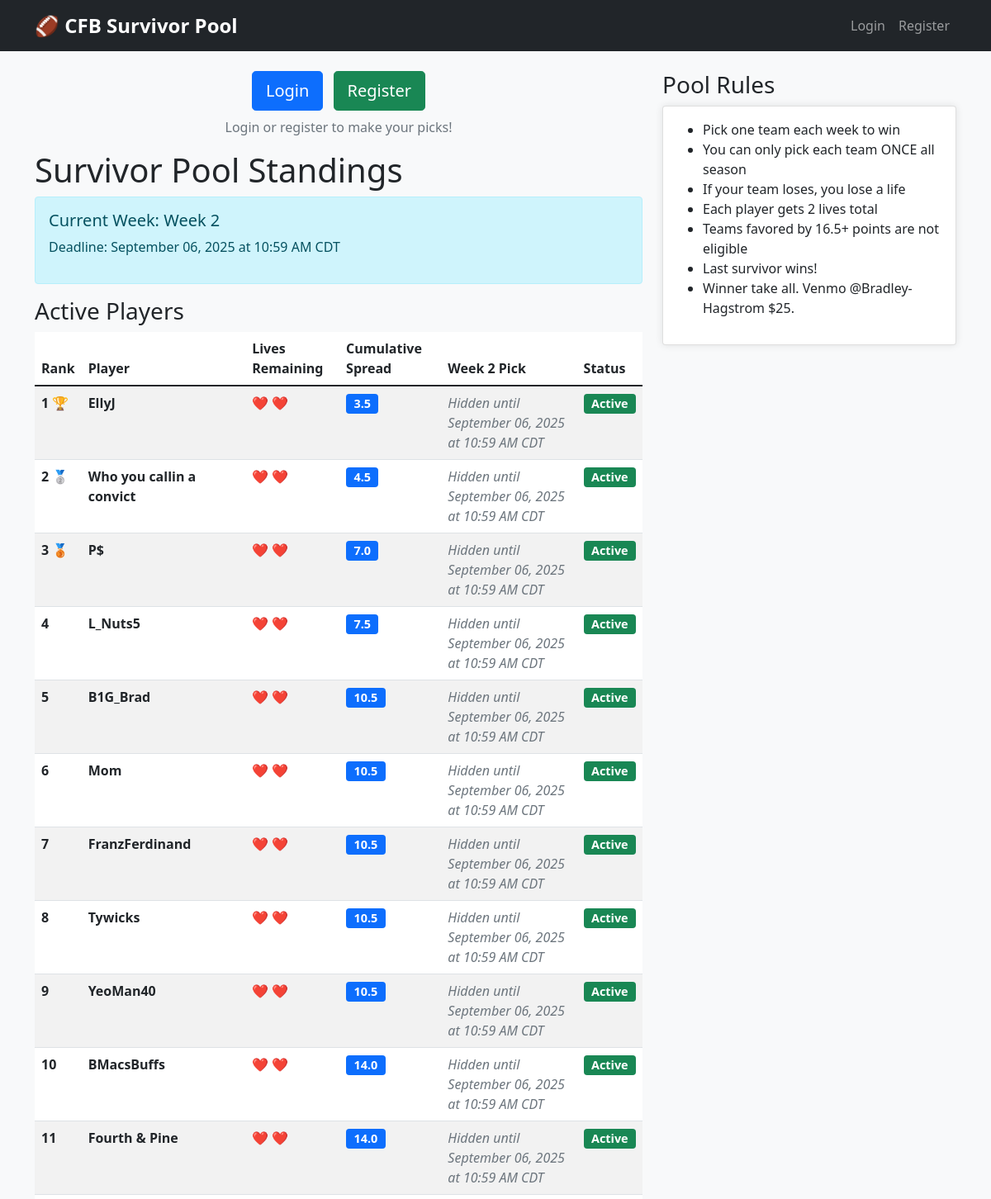
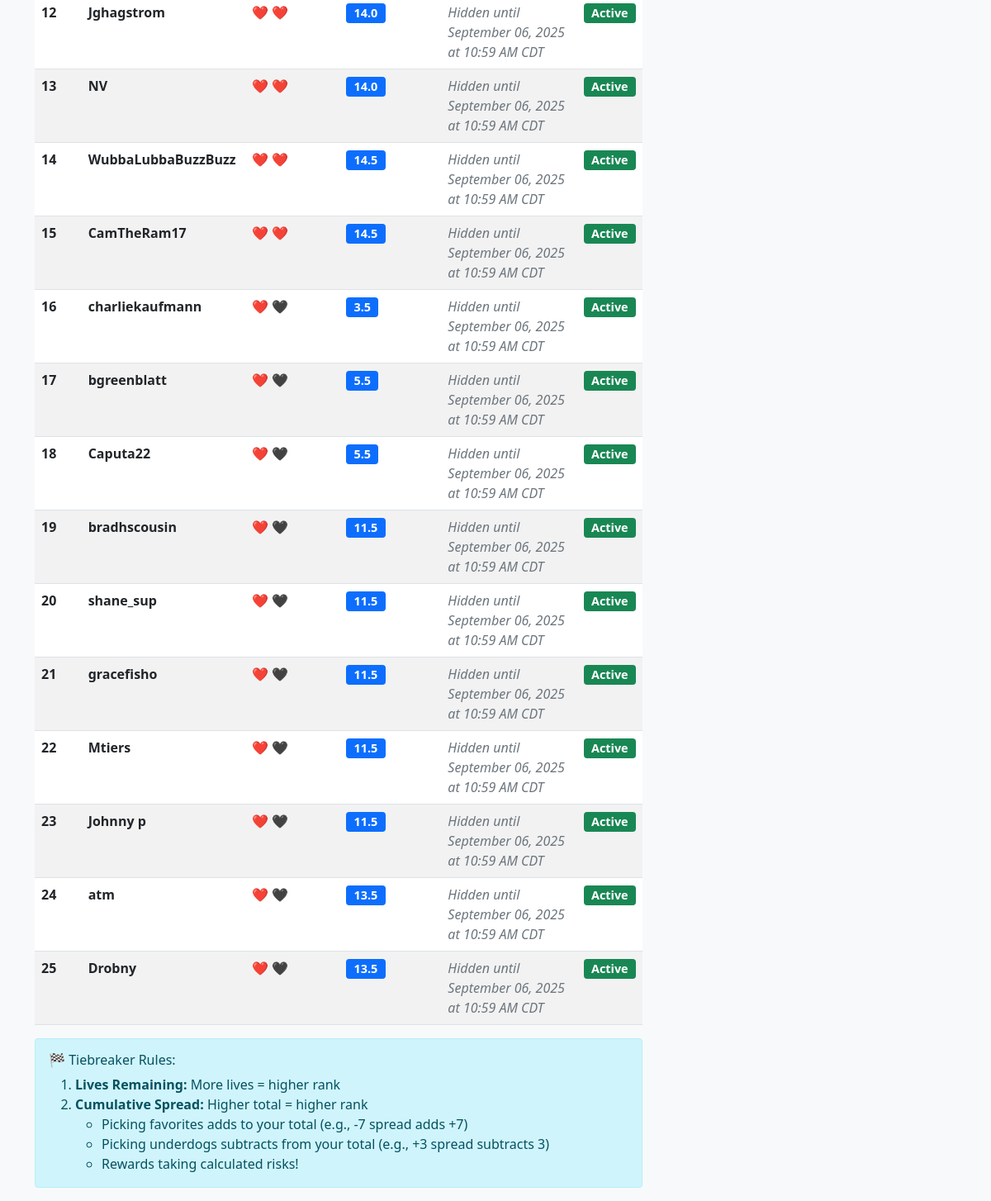
The page / on the database its author committed (2 pictures, top to bottom).
### models.py (models this page shows)
class Week(db.Model):
    id = db.Column(db.Integer, primary_key=True)
    week_number = db.Column(db.Integer, unique=True, nullable=False)
    start_date = db.Column(db.DateTime, nullable=False)
    deadline = db.Column(db.DateTime, nullable=False)  # When picks lock
    is_active = db.Column(db.Boolean, default=False)  # Current week flag
    is_complete = db.Column(db.Boolean, default=False)  # Week results finalized

class User(UserMixin, db.Model):
    id = db.Column(db.Integer, primary_key=True)
    username = db.Column(db.String(80), unique=True, nullable=False)
    email = db.Column(db.String(120), unique=True, nullable=False)
    password = db.Column(db.String(200), nullable=False)
    lives_remaining = db.Column(db.Integer, default=2)
    is_eliminated = db.Column(db.Boolean, default=False)
    has_paid = db.Column(db.Boolean, default=False)
    cumulative_spread = db.Column(db.Float, default=0.0)
    picks = db.relationship('Pick', backref='user', lazy=True)
    def calculate_cumulative_spread(self):
        total = 0.0
        for pick in self.picks:
            if not is_past_deadline(pick.week.deadline):
                continue
            game = Game.query.filter_by(week_id=pick.week_id).filter(
                db.or_(Game.home_team_id == pick.team_id,
                Game.away_team_id == pick.team_id)
            ).first()
            if game:
                if pick.team_id == game.home_team_id:
                    team_spread = game.home_team_spread
                else:  # Away team
                    team_spread = -game.home_team_spread
                if team_spread < 0:  # Favorite
                    total += abs(team_spread)
                else:  # Underdog
                    total -= team_spread
        self.cumulative_spread = total
        return total
    @property
    def display_name(self):
        if self.username == 'admin':
            return 'B1G_Brad'
        return self.username

### app.py (the view, shortened to what this page needs)
@app.route('/')
def index():
    check_and_process_autopicks()
    current_week = Week.query.filter_by(is_active=True).first()
    user_pick = None
    user_pick_spread = None
    week_picks = {}
    show_picks = False
    if current_week:
        current_week.deadline = make_aware(current_week.deadline)
        show_picks = deadline_has_passed(current_week.deadline)
    all_users = User.query.all()
    for user in all_users:
        user.calculate_cumulative_spread()
    db.session.commit()
    users = User.query.filter_by(is_eliminated=False).order_by(
        User.lives_remaining.desc(),
        User.cumulative_spread.asc()  # Changed from desc to asc
    ).all()
    eliminated_users = User.query.filter_by(is_eliminated=True).all()
    return render_template('index.html',
                         current_week=current_week,
                         user_pick=user_pick,
                         user_pick_spread=user_pick_spread,
                         users=users,
                         eliminated_users=eliminated_users,
                         week_picks=week_picks,  # Add this
                         show_picks=show_picks,  # Add this
                         format_deadline=format_deadline,
                         timezone=POOL_TZ_NAME)

### app.py (called while the page is built)
@app.context_processor
def inject_timezone_functions():
    return {
        'format_deadline': format_deadline,
        'to_pool_time': to_pool_time,
        'get_current_time': get_current_time,
        'timezone': POOL_TZ_NAME
    }

def check_and_process_autopicks():
    weeks = Week.query.filter_by(is_complete=False).all()
    results = []
    for week in weeks:
        week.deadline = make_aware(week.deadline)
        if deadline_has_passed(week.deadline):
            result = process_autopicks(week.id)
            if result["processed"] and result["autopicks"] > 0:
                results.append(f"Week {week.week_number}: {result['autopicks']} auto-picks made")
    return results

### datetime_utils.py (called while the page is built)
def get_chicago_time():
    return datetime.now(CHICAGO_TZ)

def make_chicago_aware(dt):
    if dt is None:
        return None
    if dt.tzinfo is None:
        return CHICAGO_TZ.localize(dt)
    return dt.astimezone(CHICAGO_TZ)

def is_past_deadline(deadline):
    deadline_chicago = make_chicago_aware(deadline)
    current_chicago = get_chicago_time()
    return current_chicago > deadline_chicago

### timezone_utils.py (called while the page is built)
def get_current_time():
    return datetime.now(POOL_TZ)

def make_aware(dt, tz=POOL_TZ):
    if dt is None:
        return None
    if dt.tzinfo is None:
        return tz.localize(dt)
    return dt

def deadline_has_passed(deadline):
    deadline_aware = make_aware(deadline)
    current = get_current_time()
    return current > deadline_aware

def format_deadline(deadline):
    import pytz
    if deadline is None:
        return 'TBD'
    chicago_tz = pytz.timezone('America/Chicago')
    if deadline.tzinfo is not None:
        deadline_chicago = deadline.astimezone(chicago_tz)
    else:
        deadline_chicago = chicago_tz.localize(deadline)
    return deadline_chicago.strftime('%B %d, %Y at %I:%M %p %Z')

### templates/index.html (shortened to what this page needs)
{% extends "base.html" %}
{% block content %}
<div class="row">
    <div class="col-md-8">
        {% if not current_user.is_authenticated %}
        <div class="text-center mb-3">
            <a href="{{ url_for('login') }}" class="btn btn-primary btn-lg me-2">Login</a>
            <a href="{{ url_for('register') }}" class="btn btn-success btn-lg">Register</a>
            <p class="mt-2 text-muted">Login or register to make your picks!</p>
        </div>
        {% endif %}
        <h1>Survivor Pool Standings</h1>
       {% if current_week %}
    <div class="alert alert-info">
        <h5>Current Week: Week {{ current_week.week_number }}</h5>
        <p>Deadline: {{ format_deadline(current_week.deadline) }}</p>
    </div>
{% endif %}
<h3>Active Players</h3>
<table class="table table-striped">
    <thead>
        <tr>
            <th>Rank</th>
            <th>Player</th>
            <th>Lives Remaining</th>
            <th>Cumulative Spread</th>
            {% if current_week %}
            <th>Week {{ current_week.week_number }} Pick</th>
            {% endif %}
            <th>Status</th>
        </tr>
    </thead>
    <tbody>
        {% for user in users %}
        <tr {% if current_user.is_authenticated and user.id == current_user.id %}class="table-info"{% endif %}>
            <td>
                <strong>{{ loop.index }}</strong>
                {% if loop.index == 1 %}
                    🏆
                {% elif loop.index == 2 %}
                    🥈
                {% elif loop.index == 3 %}
                    🥉
                {% endif %}
            </td>
            <td>
                <strong>{{ user.display_name }}</strong>
            </td>
            <td>
                {% for i in range(user.lives_remaining) %}
                    ❤️
                {% endfor %}
                {% for i in range(2 - user.lives_remaining) %}
                    🖤
                {% endfor %}
            </td>
            <td>
                <span class="badge bg-primary">{{ "%.1f"|format(user.cumulative_spread) }}</span>
            </td>
            {% if current_week %}
            <td>
                {% if show_picks %}
                    {% if user.id in week_picks %}
                        <strong>{{ week_picks[user.id] }}</strong>
                    {% else %}
                        <span class="text-muted">No Pick</span>
                    {% endif %}
                {% else %}
                    <span class="text-muted">
                        <em>Hidden until {{ format_deadline(current_week.deadline) }}</em>
                    </span>
                {% endif %}
            </td>
            {% endif %}
            <td><span class="badge bg-success">Active</span></td>
        </tr>
        {% endfor %}
    </tbody>
</table>
<div class="alert alert-info mt-3">
    <h6>🏁 Tiebreaker Rules:</h6>
    <ol class="mb-0">
        <li><strong>Lives Remaining:</strong> More lives = higher rank</li>
        <li><strong>Cumulative Spread:</strong> Higher total = higher rank
            <ul>
                <li>Picking favorites adds to your total (e.g., -7 spread adds +7)</li>
                <li>Picking underdogs subtracts from your total (e.g., +3 spread subtracts 3)</li>
                <li>Rewards taking calculated risks!</li>
            </ul>
        </li>
    </ol>
</div>
    </div>
    <div class="col-md-4">
        <h3>Pool Rules</h3>
        <div class="card">
            <div class="card-body">
                <ul>
                    <li>Pick one team each week to win</li>
                    <li>You can only pick each team ONCE all season</li>
                    <li>If your team loses, you lose a life</li>
                    <li>Each player gets 2 lives total</li>
                    <li>Teams favored by 16.5+ points are not eligible</li>
                    <li>Last survivor wins!</li>
                    <li>Winner take all. Venmo @Bradley-Hagstrom $25.</li>
                </ul>
            </div>
        </div>
    </div>
</div>
{% endblock %}

### templates/base.html (shortened to what this page needs)
<!DOCTYPE html>
<html lang="en">
<head>
    <link href="https://cdn.jsdelivr.net/npm/bootstrap@5.1.3/dist/css/bootstrap.min.css" rel="stylesheet">
    <link rel="stylesheet" href="{{ url_for('static', filename='style.css') }}">
</head>
<body>
    <nav class="navbar navbar-expand-lg navbar-dark bg-dark">
        <div class="container">
            <a class="navbar-brand" href="{{ url_for('index') }}">🏈 CFB Survivor Pool</a>
            <div class="collapse navbar-collapse" id="navbarNav">
    <ul class="navbar-nav ms-auto">
    {% if current_user.is_authenticated %}
        <li class="nav-item">
            <a class="nav-link" href="{{ url_for('index') }}">Standings</a>
        </li>
        <li class="nav-item">
            <a class="nav-link" href="{{ url_for('weekly_results') }}">Weekly Results</a>
        </li>
        {% if current_user.username in ['admin', 'commissioner'] %}
                <li class="nav-item">
                    <a class="nav-link text-warning" href="{{ url_for('admin_dashboard') }}">
                        ⚙️ Admin
                    </a>
                </li>
            {% endif %}
<li class="nav-item dropdown">
    <a class="nav-link dropdown-toggle" href="#" id="userDropdown"
       role="button" data-bs-toggle="dropdown" aria-expanded="false">
        Welcome, {{ current_user.display_name }}!
        (Lives: {{ current_user.lives_remaining }})
    </a>
    <ul class="dropdown-menu dropdown-menu-end" aria-labelledby="userDropdown">
        <li>
            <a class="dropdown-item" href="{{ url_for('my_picks') }}">
                📋 My Picks & Strategy
            </a>
        </li>
        <li>
            <a class="dropdown-item" href="{{ url_for('change_password') }}">
                🔒 Change Password
            </a>
        </li>
        <li><hr class="dropdown-divider"></li>
        <li>
            <a class="dropdown-item" href="{{ url_for('logout') }}">
                🚪 Logout
            </a>
        </li>
    </ul>
</li>
        {% else %}
            <li class="nav-item">
                <a class="nav-link" href="{{ url_for('login') }}">Login</a>
            </li>
            <li class="nav-item">
                <a class="nav-link" href="{{ url_for('register') }}">Register</a>
            </li>
        {% endif %}
    </ul>
</div>
        </div>
    </nav>
    <div class="container mt-4">
        {% block content %}{% endblock %}
    </div>
</body>
</html>

### static/style.css (style rules this page uses)
body { background-color: #f8f9fa; }
.navbar-brand { font-size: 1.5rem; font-weight: bold; }
.card { box-shadow: 0 0 10px rgba(0,0,0,0.1); margin-bottom: 20px; }
.table { background-color: white; }
.badge { font-size: 0.9rem; }

### rows shown on the page
Week: week_number "2", deadline "September 06, 2025 at 10:59 AM CDT"
User: display_name "EllyJ", lives_remaining 2 (drawn), cumulative_spread "3.5"
User: display_name "Who you callin a convict", lives_remaining 2 (drawn), cumulative_spread "4.5"
User: display_name "P$", lives_remaining 2 (drawn), cumulative_spread "7.0"
User: display_name "L_Nuts5", lives_remaining 2 (drawn), cumulative_spread "7.5"
User: display_name "B1G_Brad", lives_remaining 2 (drawn), cumulative_spread "10.5"
User: display_name "Mom", lives_remaining 2 (drawn), cumulative_spread "10.5"
User: display_name "FranzFerdinand", lives_remaining 2 (drawn), cumulative_spread "10.5"
User: display_name "Tywicks", lives_remaining 2 (drawn), cumulative_spread "10.5"
User: display_name "YeoMan40", lives_remaining 2 (drawn), cumulative_spread "10.5"
User: display_name "BMacsBuffs", lives_remaining 2 (drawn), cumulative_spread "14.0"
User: display_name "Fourth & Pine", lives_remaining 2 (drawn), cumulative_spread "14.0"
User: display_name "Jghagstrom", lives_remaining 2 (drawn), cumulative_spread "14.0"
User: display_name "NV", lives_remaining 2 (drawn), cumulative_spread "14.0"
User: display_name "WubbaLubbaBuzzBuzz", lives_remaining 2 (drawn), cumulative_spread "14.5"
User: display_name "CamTheRam17", lives_remaining 2 (drawn), cumulative_spread "14.5"
User: display_name "charliekaufmann", lives_remaining 1 (drawn), cumulative_spread "3.5"
User: display_name "bgreenblatt", lives_remaining 1 (drawn), cumulative_spread "5.5"
User: display_name "Caputa22", lives_remaining 1 (drawn), cumulative_spread "5.5"
User: display_name "bradhscousin", lives_remaining 1 (drawn), cumulative_spread "11.5"
User: display_name "shane_sup", lives_remaining 1 (drawn), cumulative_spread "11.5"
User: display_name "gracefisho", lives_remaining 1 (drawn), cumulative_spread "11.5"
User: display_name "Mtiers", lives_remaining 1 (drawn), cumulative_spread "11.5"
User: display_name "Johnny p", lives_remaining 1 (drawn), cumulative_spread "11.5"
User: display_name "atm", lives_remaining 1 (drawn), cumulative_spread "13.5"
User: display_name "Drobny", lives_remaining 1 (drawn), cumulative_spread "13.5"
